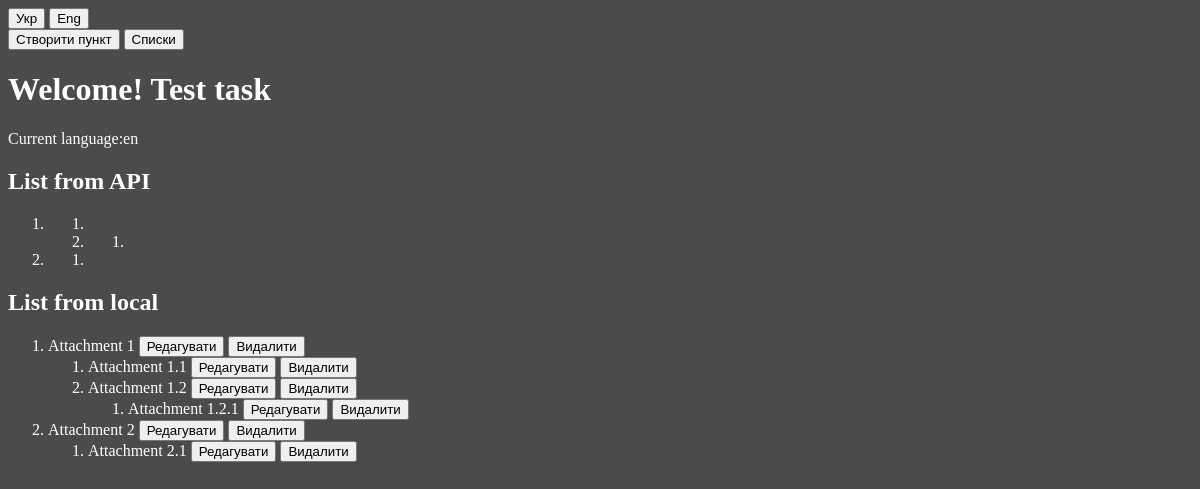
The app's page /en/, older data.
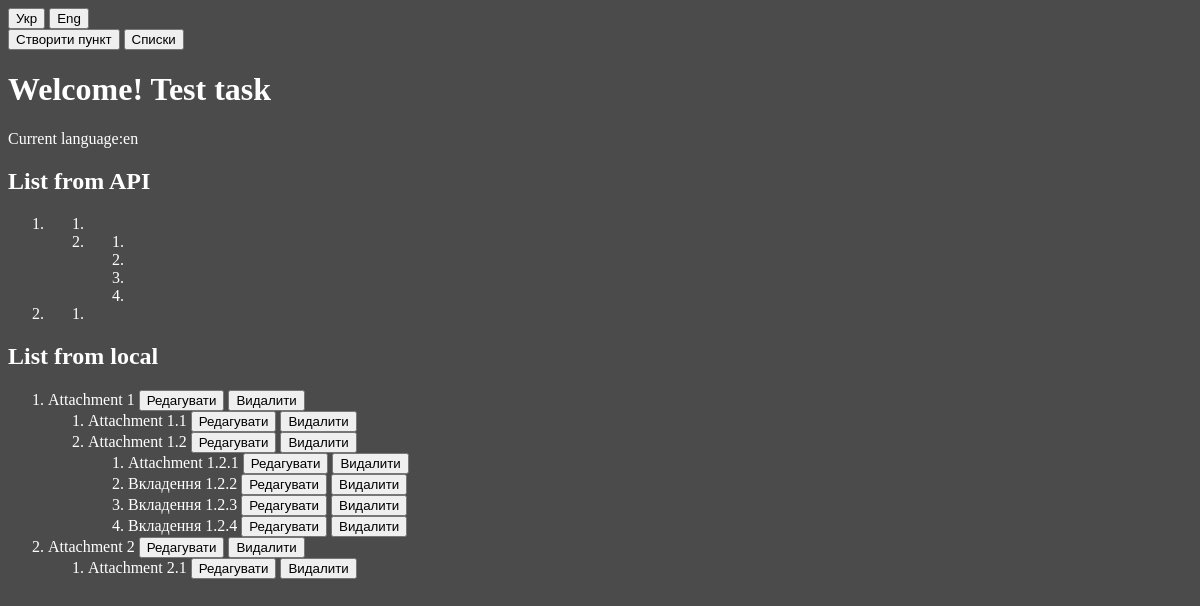
The same page, newer data.
### menu/models.py (models this page shows, shortened)
class Menu(models.Model):
    name = models.CharField(max_length=100)
    parent = models.ForeignKey('self', on_delete=models.CASCADE, blank=True, null = True, related_name='children')

### menu/views.py (the view)
# urls.py: path('', views.index, name='index'),
def index(request):
    items = Menu.objects.filter(parent=None)
    serializer = MenuSerializer(items, many=True)
    itemsapi = serializer.data
    return render(request, 'menu/alllists.html', {'items': items,
        'itemsapi': itemsapi,})

### api/serializers.py (called while the page is built)
    def get_children(self, obj):
        children = Menu.objects.filter(parent=obj)
        return MenuSerializer(children, many=True).data

### menu/templates/menu/alllists.html
{% extends "menu/index.html" %}{% block content %}
{% load i18n %}
{% load static %}
<h1>{% trans "Вітаємо на тестовому завданні" %}</h1>
<p>{% trans 'Current language:' %}{{ request.LANGUAGE_CODE }}</p>
<h2>{% trans "Ліст отриманий з АРІ" %}</h2><ol>
    {% for item in itemsapi %}
        {% include 'menu/listApi.html' with element=item %}
    {% endfor %}
</ol>
<h2>{% trans "Ліст отриманий з бази даних локально" %}</h2>
<ol>
    {% for el in items %}
        {% include 'menu/list.html' with element=el %}
    {% endfor %}
</ol>
{% endblock %}

### menu/templates/menu/index.html (shortened to what this page needs)
{% load static %}
{% load i18n %}
<!DOCTYPE html>
<html lang="en">
<head>
    <link rel="stylesheet" href="{% static 'menu/css/style.css' %}">
</head>
<body>
    <form action="{% url 'set_language' %}" method="post">
        <button type="submit" name="language" value="uk">Укр</button>
        <button type="submit" name="language" value="en">Eng</button>
    </form>
    <button type="submit">
    <a href="{% url 'create' %}" type='button'>Створити пункт </a>
    </button>
    <button type="submit">
    <a href="{% url 'index' %}" type='button'>Списки </a>
    </button>
    {% block content %}{% endblock %}
</body>
</html>

### menu/templates/menu/listApi.html (shortened to what this page needs)
<li>
    {% if element.children %}
        <ol>
            {% for child in element.children %}
                {% include 'menu/listApi.html' with element=child %}
            {% endfor %}
        </ol>
    {% endif %}
</li>

### menu/templates/menu/list.html
<li>
    {{ element.name }}
    <button><a href="{% url 'update' element.id %}" >Редагувати</button>
    <button><a href="{% url 'delete' element.id %}" >Видалити</button>
    {% if element.children %}
        <ol>
            {% for child in element.children.all %}
                {% include 'menu/list.html' with element=child %}
            {% endfor %}
        </ol>
    {% endif %}
</li>

### static/menu/css/style.css (style rules this page uses)
body { background-color: rgb(75, 75, 75); color: white; }
a { text-decoration: none; color: white; }
button a { color: black; }

Row changes from the older to the newer data that the page shows:
added Menu: name "Вкладення 1.2.2", shown under "Attachment 1.2"
added Menu: name "Вкладення 1.2.3", shown under "Attachment 1.2"
added Menu: name "Вкладення 1.2.4", shown under "Attachment 1.2"
